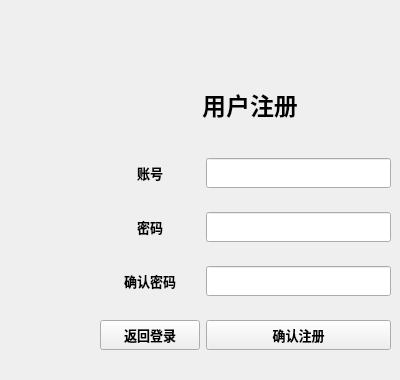
   <widget class="QWidget" name="tab_regist">
    <attribute name="title">
     <string>regist</string>
    </attribute>
    <widget class="QWidget" name="gridLayoutWidget_3">
     <property name="geometry">
      <rect>
       <x>100</x>
       <y>140</y>
       <width>291</width>
       <height>231</height>
      </rect>
     </property>
     <layout class="QGridLayout" name="gl_register">
      <item row="1" column="0">
       <widget class="QLabel" name="label_regist_password">
        <property name="minimumSize">
         <size>
          <width>100</width>
          <height>30</height>
         </size>
        </property>
        <property name="baseSize">
         <size>
          <width>0</width>
          <height>30</height>
         </size>
        </property>
        <property name="font">
         <font>
          <pointsize>10</pointsize>
          <weight>75</weight>
          <bold>true</bold>
         </font>
        </property>
        <property name="text">
         <string>密码</string>
        </property>
        <property name="alignment">
         <set>Qt::AlignCenter</set>
        </property>
       </widget>
      </item>
      <item row="1" column="1">
       <widget class="QLineEdit" name="le_regist_password">
        <property name="maximumSize">
         <size>
          <width>16777215</width>
          <height>30</height>
         </size>
        </property>
        <property name="baseSize">
         <size>
          <width>0</width>
          <height>30</height>
         </size>
        </property>
        <property name="maxLength">
         <number>20</number>
        </property>
        <property name="echoMode">
         <enum>QLineEdit::Password</enum>
        </property>
        <property name="alignment">
         <set>Qt::AlignLeading|Qt::AlignLeft|Qt::AlignVCenter</set>
        </property>
       </widget>
      </item>
      <item row="0" column="1">
       <widget class="QLineEdit" name="le_regist_account">
        <property name="maximumSize">
         <size>
          <width>16777215</width>
          <height>30</height>
         </size>
        </property>
        <property name="baseSize">
         <size>
          <width>0</width>
          <height>30</height>
         </size>
        </property>
        <property name="maxLength">
         <number>10</number>
        </property>
        <property name="alignment">
         <set>Qt::AlignLeading|Qt::AlignLeft|Qt::AlignVCenter</set>
        </property>
       </widget>
      </item>
      <item row="3" column="0">
       <widget class="QPushButton" name="btn_regist_back">
        <property name="minimumSize">
         <size>
          <width>0</width>
          <height>30</height>
         </size>
        </property>
        <property name="maximumSize">
         <size>
          <width>16777215</width>
          <height>30</height>
         </size>
        </property>
        <property name="baseSize">
         <size>
          <width>0</width>
          <height>30</height>
         </size>
        </property>
        <property name="font">
         <font>
          <pointsize>10</pointsize>
          <weight>75</weight>
          <bold>true</bold>
         </font>
        </property>
        <property name="text">
         <string>返回登录</string>
        </property>
       </widget>
      </item>
      <item row="0" column="0">
       <widget class="QLabel" name="label_regist_account">
        <property name="minimumSize">
         <size>
          <width>100</width>
          <height>30</height>
         </size>
        </property>
        <property name="baseSize">
         <size>
          <width>0</width>
          <height>30</height>
         </size>
        </property>
        <property name="font">
         <font>
          <pointsize>10</pointsize>
          <weight>75</weight>
          <bold>true</bold>
         </font>
        </property>
        <property name="text">
         <string>账号</string>
        </property>
        <property name="alignment">
         <set>Qt::AlignCenter</set>
        </property>
       </widget>
      </item>
      <item row="3" column="1">
       <widget class="QPushButton" name="btn_regist_ok">
        <property name="minimumSize">
         <size>
          <width>0</width>
          <height>30</height>
         </size>
        </property>
        <property name="maximumSize">
         <size>
          <width>16777215</width>
          <height>30</height>
         </size>
        </property>
        <property name="baseSize">
         <size>
          <width>0</width>
          <height>30</height>
         </size>
        </property>
        <property name="font">
         <font>
          <pointsize>10</pointsize>
          <weight>75</weight>
          <bold>true</bold>
         </font>
        </property>
        <property name="text">
         <string>确认注册</string>
        </property>
       </widget>
      </item>
      <item row="2" column="1">
       <widget class="QLineEdit" name="le_regist_password2">
        <property name="maximumSize">
         <size>
          <width>16777215</width>
          <height>30</height>
         </size>
        </property>
        <property name="baseSize">
         <size>
          <width>0</width>
          <height>30</height>
         </size>
        </property>
        <property name="maxLength">
         <number>20</number>
        </property>
        <property name="echoMode">
         <enum>QLineEdit::Password</enum>
        </property>
        <property name="alignment">
         <set>Qt::AlignLeading|Qt::AlignLeft|Qt::AlignVCenter</set>
        </property>
       </widget>
      </item>
      <item row="2" column="0">
       <widget class="QLabel" name="label_regist_ok2">
        <property name="minimumSize">
         <size>
          <width>100</width>
          <height>30</height>
         </size>
        </property>
        <property name="baseSize">
         <size>
          <width>0</width>
          <height>30</height>
         </size>
        </property>
        <property name="font">
         <font>
          <pointsize>10</pointsize>
          <weight>75</weight>
          <bold>true</bold>
         </font>
        </property>
        <property name="text">
         <string>确认密码</string>
        </property>
        <property name="alignment">
         <set>Qt::AlignCenter</set>
        </property>
       </widget>
      </item>
     </layout>
    </widget>
    <widget class="QLabel" name="label_regist_title">
     <property name="geometry">
      <rect>
       <x>175</x>
       <y>80</y>
       <width>150</width>
       <height>50</height>
      </rect>
     </property>
     <property name="text">
      <string>&lt;html&gt;&lt;head/&gt;&lt;body&gt;&lt;p align=&quot;center&quot;&gt;&lt;span style=&quot; font-size:18pt; font-weight:600;&quot;&gt;用户注册&lt;/span&gt;&lt;/p&gt;&lt;/body&gt;&lt;/html&gt;</string>
     </property>
     <property name="alignment">
      <set>Qt::AlignCenter</set>
     </property>
    </widget>
   </widget>
